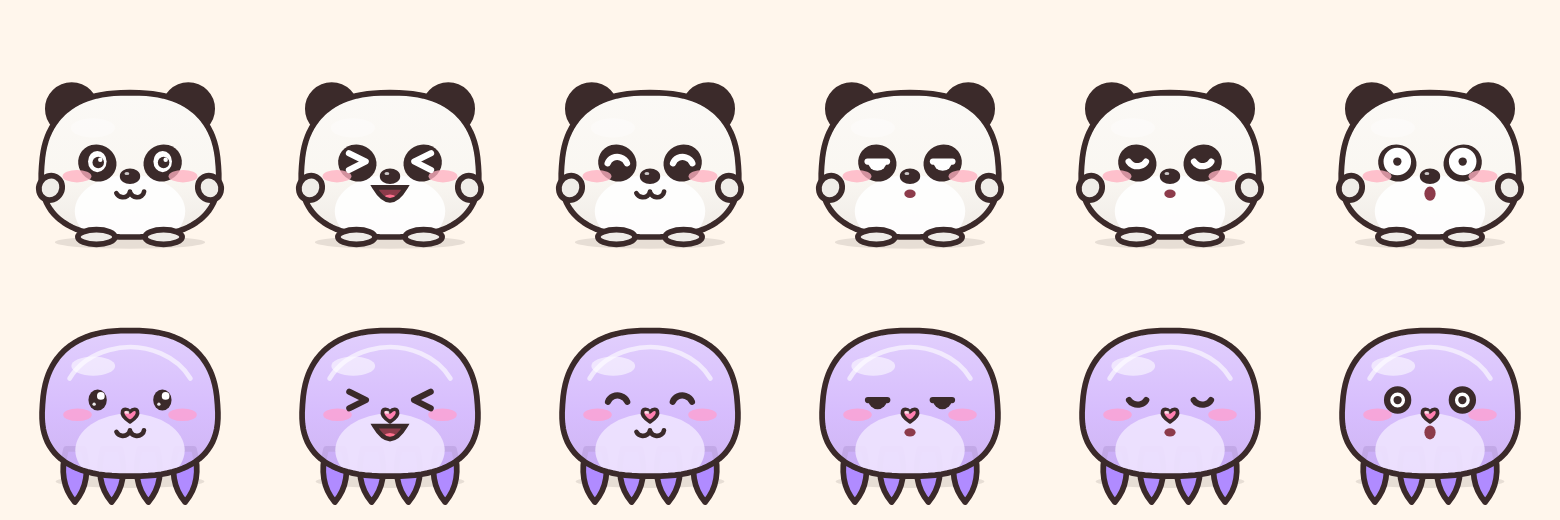
#> input picture tools/art/faces.png, 1560 x 520 px
$ python export_icons.py faces.png
#> lines starting #> are read from the running program, lines starting #| are printed output that depends on the picture
"""Turn the rendered icon master into every platform size.

    RENDER_ART=1 flutter test test/tool_render_art_test.dart   # -> tools/art/icon_1024.png
    python tools/art/export_icons.py

Writes assets/images/icon_1024.png (opaque RGB — App Store rejects alpha), every
size referenced by ios/.../AppIcon.appiconset/Contents.json, and the five Android
legacy mipmaps.
"""
import json, os, sys
from PIL import Image, ImageFilter

ROOT = os.path.abspath(os.path.join(os.path.dirname(__file__), "..", ".."))
src = sys.argv[1] if len(sys.argv) > 1 else os.path.join(ROOT, "tools/art/icon_1024.png")

im = Image.open(src).convert("RGB").resize((1024, 1024), Image.LANCZOS)
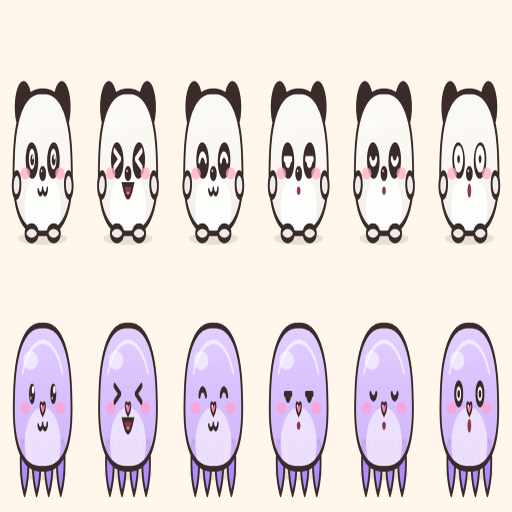
#> im: PIL image 1024x1024 RGB (shown at 1/2 size); mean R, G, B 230, 219, 220.1
os.makedirs(os.path.join(ROOT, "assets/images"), exist_ok=True)
im.save(os.path.join(ROOT, "assets/images/icon_1024.png"), optimize=True)


def sized(px):
    out = im.resize((px, px), Image.LANCZOS)
    if px <= 120:  # keep borders crisp through heavy downscales
        out = out.filter(ImageFilter.UnsharpMask(radius=0.6, percent=60, threshold=1))
    return out.convert("RGB")


iconset = os.path.join(ROOT, "ios/Runner/Assets.xcassets/AppIcon.appiconset")
#> (the run stopped early here; a loop or call above may not have finished)
